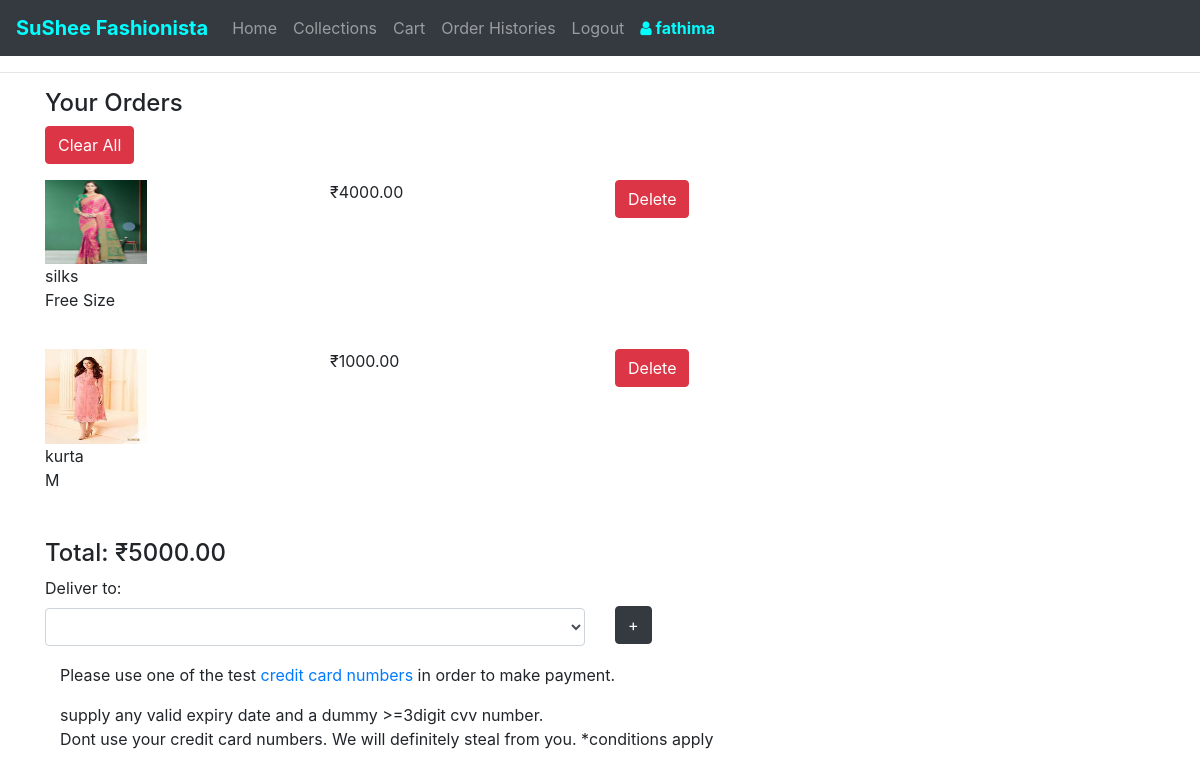
The app's page /cart (signed in) with its own data.
### shopping/models.py (models this page shows)
class SareeRate(models.Model):
    dresstype = models.CharField(max_length = 25, default="saree", editable = False)
    name = models.CharField(max_length = 100)
    model = models.CharField(max_length = 25)
    image = models.ManyToManyField(Document, related_name = "saree_image")
    size = models.ManyToManyField(SareeSize, related_name = "saree_size")
    price = models.DecimalField(max_digits = 7, decimal_places = 2)
    def __str__(self):
        return f"{self.name} cost {rupees}{self.price}"

class Document(models.Model):
    document = models.FileField(upload_to='documents/%Y/%m/%d')
    color = models.ForeignKey(Color, on_delete = models.SET_NULL, null = True, related_name = "dress_color")
    datetime = models.DateTimeField(auto_now_add=True)

class SareeSize(models.Model):
    size = models.CharField(max_length = 25, default="Free Size", unique = True)
    def __str__(self):
        return f"{self.size}"

class KurtaRate(models.Model):
    dresstype = models.CharField(max_length = 25, default="kurta", editable = False)
    name = models.CharField(max_length = 100)
    model = models.CharField(max_length = 25)
    image = models.ManyToManyField(Document, related_name = "kurta_image")
    size = models.ManyToManyField(KurtaSize, related_name = "kurta_size")
    price = models.DecimalField(max_digits = 7, decimal_places = 2)
    def __str__(self):
        return f"{self.name} cost {rupees}{self.price}"

class KurtaSize(models.Model):
    size = models.CharField(max_length = 4, unique = True)
    tofitbust = models.DecimalField(max_digits = 5, decimal_places = 1, validators=[MinValueValidator(1), MaxValueValidator(100)])
    frontlength = models.DecimalField(max_digits = 5, decimal_places = 1, validators=[MinValueValidator(1), MaxValueValidator(100)])
    tofitwaist = models.DecimalField(max_digits = 5, decimal_places = 1, validators=[MinValueValidator(1), MaxValueValidator(100)])
    tofithip = models.DecimalField(max_digits = 5, decimal_places = 1, validators=[MinValueValidator(1), MaxValueValidator(100)])
    def __str__(self):
        return f"{self.size}"

### shopping/views.py (the view, shortened to what this page needs)
# urls.py: path("cart", views.cart, name="cart"),
@login_required(login_url='/login')
def cart(request):
    userorders = DressOrder.objects.filter(user = request.user, paid = False).order_by('-pk')
    userorder_list = []
    total_cost = 0
    for userorder in userorders:
        try:
            order = rate_dict[userorder.dresstype]['rate'].objects.get(pk = userorder.dresspk)
            size = rate_dict[userorder.dresstype]['size'].objects.get(pk = userorder.sizepk)
            orderpk = userorder.pk
        except:
            continue
        userorder_list.append((order, size, orderpk))
        total_cost += order.price
    context = {
        "deliveryaddress" : DeliveryAddress.objects.filter(user = request.user).order_by('-pk'),
        "total_cost" : total_cost,
        "currency" : rupees,
        "userorder_list" : userorder_list
    }
    return render(request, "shopping/cart.html", context)

### shopping/templates/shopping/cart.html (shortened to what this page needs)
{% extends "shopping/layout.html" %}
{% block body %}
<hr>
<div class="container">
  {% if userorder_list %}
  <h4>Your Orders</h4>
    <form method="post">
      <div class="form-group">
        <button type="submit" class="btn btn-danger">Clear All</button>
      </div>
    </form>
  {% endif %}
  <div class="row">
  {% for userorder, size, orderpk in userorder_list %}
    <div class="cart_dress_image col-sm-3">
      <a href="{% url 'dressitem' userorder.dresstype userorder.pk %}">
        <img src="{{userorder.image.first.document.url}}" alt="{{userorder.image.first}}" width="40%" height="50%"/></a>
      <div class="cart_dress_name">
        {{userorder.name}}
      </div>
      <div class="cart_dress_size">
        {{size}}
      </div>
    </div>
    <div class="cart_dress_price col-sm-3">
      {{currency}}{{userorder.price}}
    </div>
    <form method="post" class="col-sm-4">
      <button type="submit" class="btn btn-danger">Delete</button>
    </form>
  {% empty %}
    <h4>No items in cart</h4>
  {% endfor %}
  {% if userorder_list %}
  <div class="col-sm-3">
    <h4>Total: {{currency}}{{total_cost}}<h4>
  </div>
  {% endif %}
</div>
{% if userorder_list %}
  <div class="row">
    <div class="form-group col-sm-6">
      <label for="delivery_address">Deliver to:</label>
      <select class="form-control" id="delivery_address">
      </select>
    </div>
    <div class="form-group col-sm-6" style="margin-top:30px;">
      <button type="button" class="btn btn-dark" id="add_new_address">+</button>
    </div>
    <div class="col-sm-6">
    </div>
  </div>
  <div id="dmake_payment">
    <div class="container">
      <p>Please use one of the test <a href="https://stripe.com/docs/testing#cards">credit card numbers</a> in order to make payment.</p>
      supply any valid expiry date and a dummy >=3digit cvv number.
      <p>Dont use your credit card numbers. We will definitely steal from you.
      *conditions apply</p>
    </div>
  </div>
  {% endif %}
</div>
{% endblock %}

### shopping/templates/shopping/layout.html (shortened to what this page needs)
{% load static %}
<!DOCTYPE html>
<html>
  <head>
    <link rel="stylesheet" href="https://maxcdn.bootstrapcdn.com/bootstrap/4.1.3/css/bootstrap.min.css">
    <link rel="stylesheet" href="https://cdnjs.cloudflare.com/ajax/libs/font-awesome/4.7.0/css/font-awesome.min.css">
    <link rel="stylesheet" href="{% static 'shopping/mystyle.css' %}">
  </head>
  <body id="dbody">
    <nav class="navbar navbar-expand-sm bg-dark navbar-dark" style="margin-bottom:15px;">
  <a class="navbar-brand" href="{% url 'index' %}" style="color:cyan"><b>SuShee Fashionista</b></a>
  <div class="collapse navbar-collapse" id="collapsibleNavbar">
    <ul class="navbar-nav">
      <li class="nav-item">
        <a class="nav-link btnloc" id="btn_home" data-urlfor="{% url 'index' %}">Home</a>
      </li>
      <li class="nav-item">
        <a class="nav-link btnloc" id="btn_order" data-urlfor="{% url 'collections' %}">Collections</a>
      </li>
      {% if request.user.id %}
      <li class="nav-item">
        <a class="nav-link btnloc" id="btn_cart" data-urlfor="{% url 'cart' %}">Cart</a>
      </li>
      <li class="nav-item">
        <a class="nav-link btnloc" id="btn_histories" data-urlfor="{% url 'histories' %}">Order Histories</a>
      </li>
      <li class="nav-item">
        <a class="nav-link btnloc loggedin" id="btn_logout" data-urlfor="{% url 'logout' %}">Logout</a>
      </li>
      <li class="nav-item">
        <a class="nav-link" id="btn_userid" style="color:cyan"><b><i class="fa fa-user"></i> {{request.user.username}}</b></a>
      </li>
    {% endif %}
  </ul>
  </div>
</nav>
    {% block body %}
    {% endblock %}
  </body>
</html>

### records on screen
SareeRate: image.first.document (picture), name "silks", size "Free Size", currency "₹", price "4000.00"
KurtaRate: image.first.document (picture), name "kurta", size "M", currency "₹", price "1000.00"

### other values on screen
{{ request.user.username }} "fathima"
{{ currency }} "₹"
{{ total_cost }} "5000.00"
